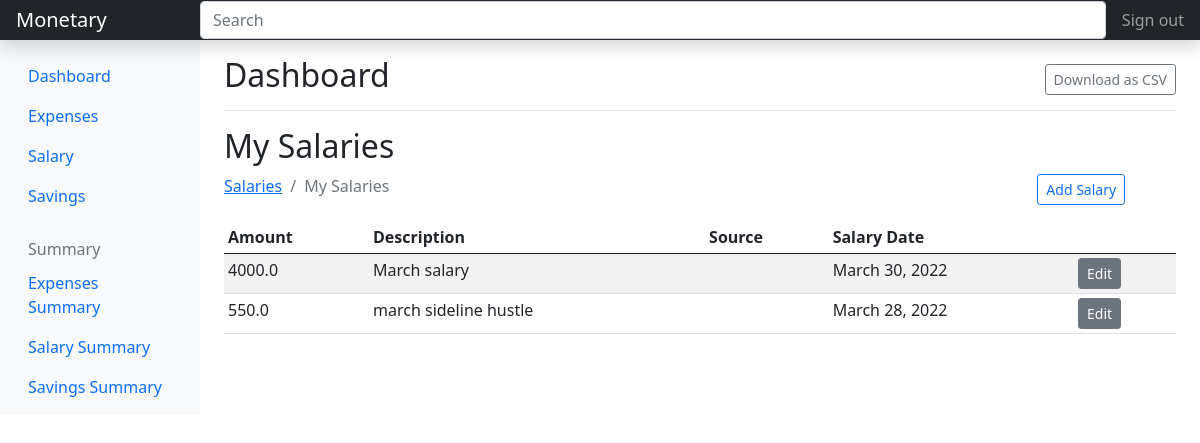
/salary/ (signed in), run on an earlier commit of the app's database.
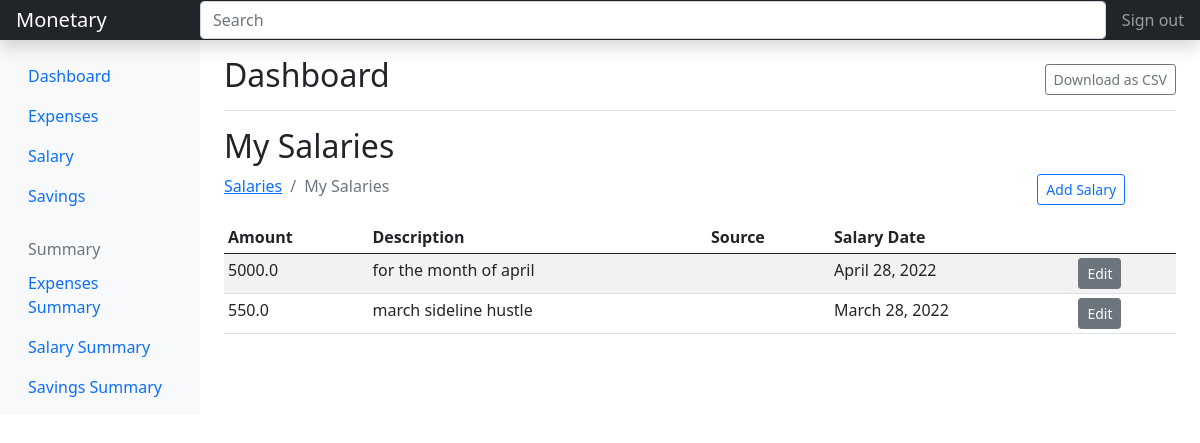
And on a later commit of the database.
### salary/models.py (models this page shows, shortened)
class Salary(models.Model):
    amount = models.FloatField()
    date = models.DateField(default=now)
    description = models.TextField()
    owner = models.ForeignKey(to=User, on_delete=models.CASCADE)
    source = models.CharField(max_length=200)
    class Meta:
        ordering = ['-date']
        verbose_name_plural = 'Salaries'

### salary/views.py (the view)
# urls.py: path('', views.index, name="expenses"),
@login_required(login_url='/accounts/login')
def index(request):
    sources = Source.objects.all()
    salary = Salary.objects.filter(owner=request.user)
    paginator = Paginator(salary, 5)
    page_num = request.GET.get('page')
    page_obj = Paginator.get_page(paginator, page_num)
    context = {
        'salary': salary,
        'page_obj': page_obj
    }
    return render(request, 'salary/index.html', context)

### salary/templates/salary/index.html
{% extends 'base.html' %}
{% load static %}
{% block content %}
<div class="d-flex justify-content-between flex-wrap flex-md-nowrap align-items-center pt-3 pb-2 mb-3 border-bottom">
    <h1 class="h2">Dashboard</h1>
    <div class="btn-toolbar mb-2 mb-md-0">
       <a href="" class="btn btn-outline-secondary btn-sm">Download as CSV</a>
    </div>
</div>
<h2>My Salaries</h2>
<div class="row">
    <div class="col-md-10">
        <nav aria-label="breadcrumb">
            <ol class="breadcrumb">
                <li class="breadcrumb-item"><a href="{% url 'salary' %}">Salaries</a></li>
                <li class="breadcrumb-item active" aria-current="page">My Salaries</li>
            </ol>
        </nav>
    </div>
    <div class="col-md-2">
        <a href="{% url 'add-salary' %}" class="btn btn-outline-primary btn-sm mb-3">Add Salary</a>
    </div>
</div>
<div class="table-responsive">
    <table class="table table-striped table-sm">
        <thead>
            <tr>
                <th>Amount</th>
                <th>Description</th>
                <th>Source</th>
                <th>Salary Date</th>
                <th></th>
            </tr>
        </thead>
        <tbody>
            {% for salary in page_obj %}
            <tr>
                <td>{{salary.amount}}</td>
                <td>{{salary.description}}</td>
                <td>{{salary.category}}</td>
                <td>{{salary.date}}</td>
                <td><a href="{% url 'salary-edit' salary.id %}" class="btn btn-secondary btn-sm">Edit</a></td>
            </tr>
            {% endfor %}
        </tbody>
    </table>
</div>
{% endblock %}

What changed in the data, as far as the page shows it:
removed Salary: amount "4000.0", description "March salary", date "March 30, 2022"
added Salary: amount "5000.0", description "for the month of april", date "April 28, 2022"
